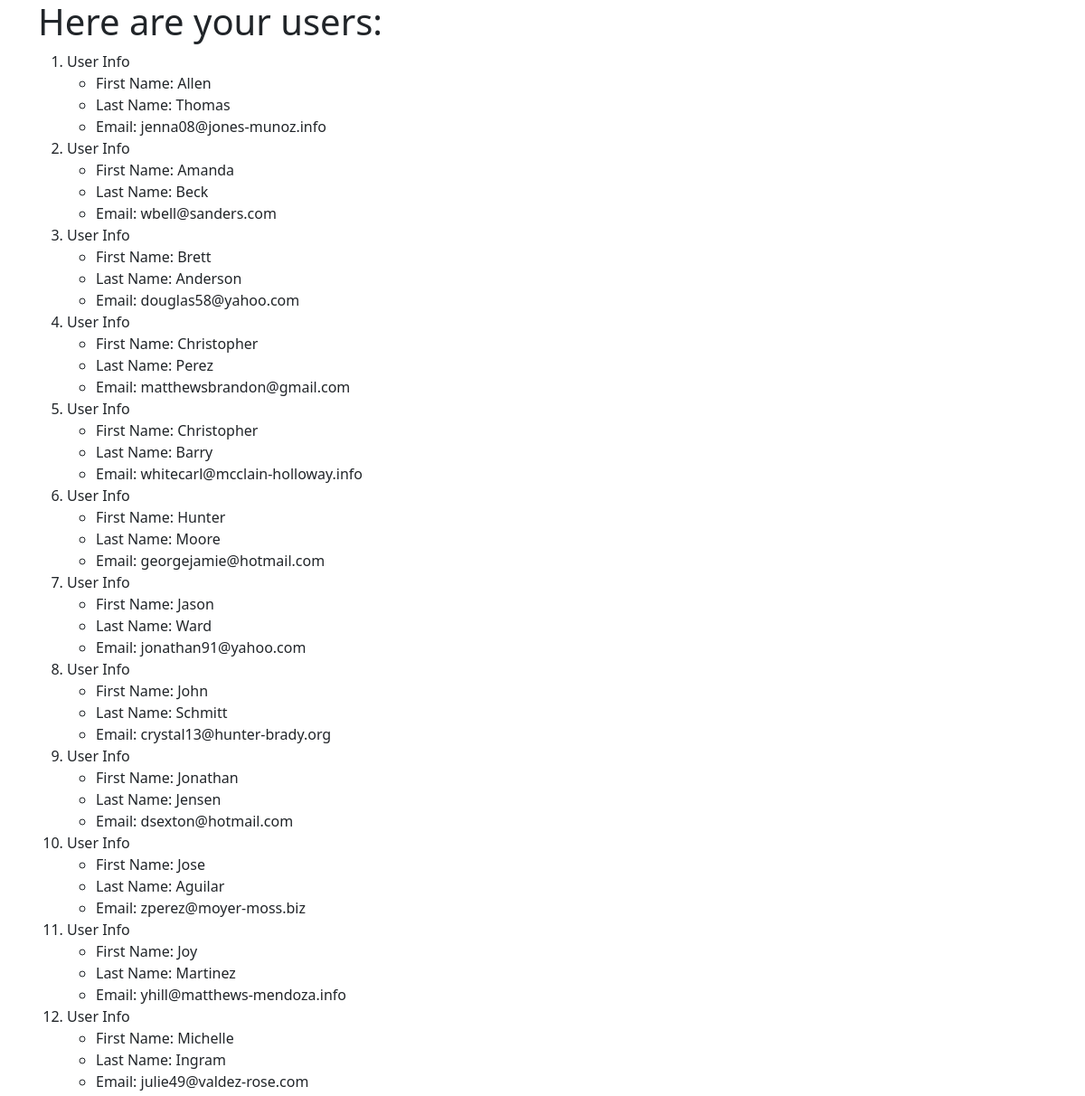
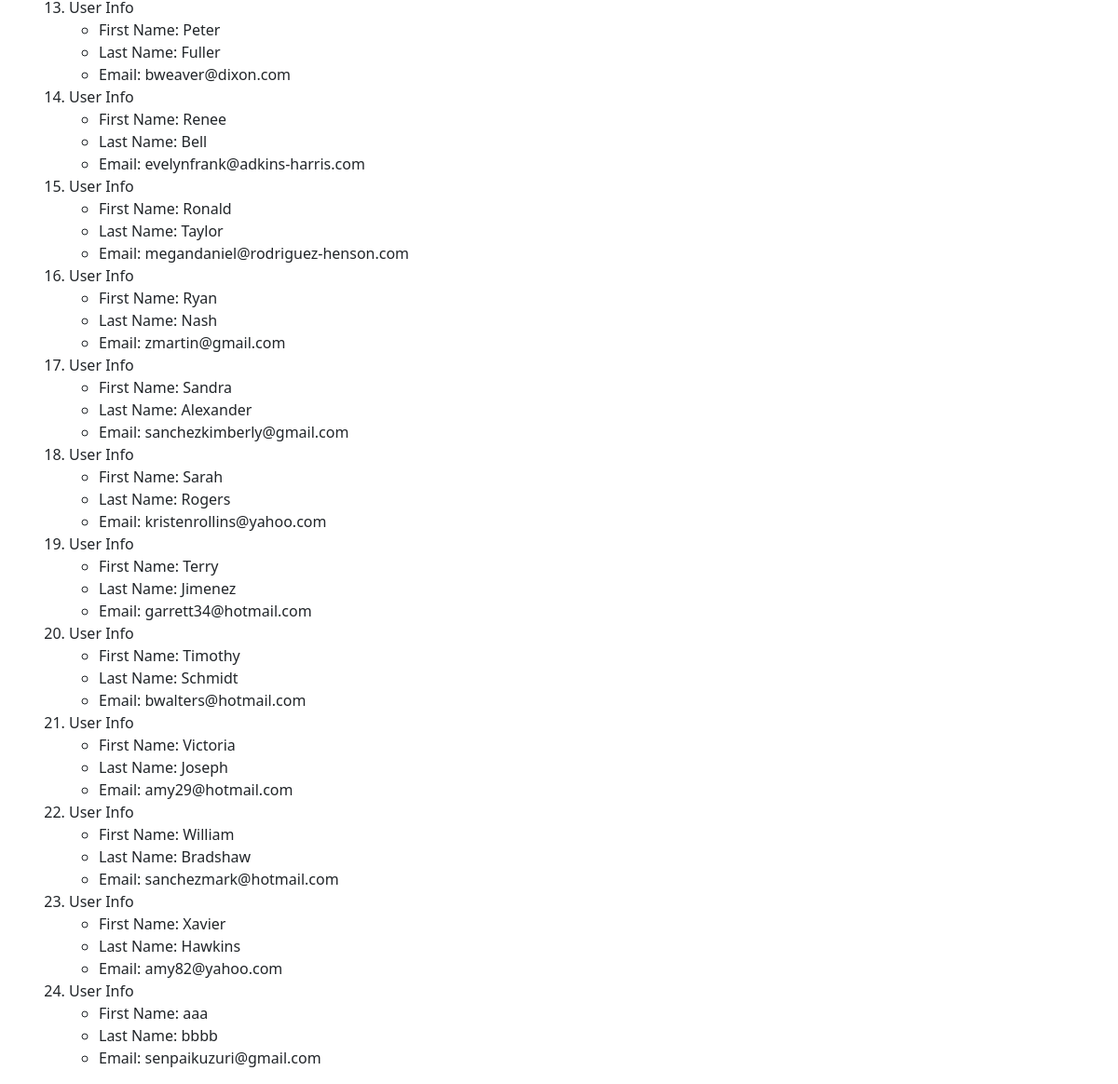
/users/, run on the app's committed database (2 pictures, top to bottom).
### appTwo/models.py (models this page shows)
class User(models.Model):
    first_name = models.CharField(max_length=128)
    last_name = models.CharField(max_length=128)
    email = models.EmailField(max_length=254,unique=True)

### appTwo/views.py (the view)
# urls.py: path('users/',include('appTwo.urls')),
def users(request):
    user_list = User.objects.order_by('first_name')
    user_dict = {"users":user_list}
    return render(request,'apptwo/users.html',context=user_dict)

### templates/appTwo/users.html (shortened to what this page needs)
<!DOCTYPE html>
<html>
  <head>
    <link href="https://cdn.jsdelivr.net/npm/bootstrap@5.1.3/dist/css/bootstrap.min.css" rel="stylesheet">
  </head>
  <body>
    <div class = "container">
      <h1>Here are your users:</h1>
      {% if users%}
      <ol>
        {% for person in users %}
        <li>User Info</li>
          <ul>
            <li>First Name: {{person.first_name}}</li>
            <li>Last Name: {{person.last_name}}</li>
            <li>Email: {{person.email}}</li>
          </ul>
          {% endfor %}
      </ol>
      {% endif %}
    </div>
  </body>
</html>

### data on the page
User: first_name "Allen", last_name "Thomas", email "jenna08@jones-munoz.info"
User: first_name "Amanda", last_name "Beck", email "wbell@sanders.com"
User: first_name "Brett", last_name "Anderson", email "douglas58@yahoo.com"
User: first_name "Christopher", last_name "Perez", email "matthewsbrandon@gmail.com"
User: first_name "Christopher", last_name "Barry", email "whitecarl@mcclain-holloway.info"
User: first_name "Hunter", last_name "Moore", email "georgejamie@hotmail.com"
User: first_name "Jason", last_name "Ward", email "jonathan91@yahoo.com"
User: first_name "John", last_name "Schmitt", email "crystal13@hunter-brady.org"
User: first_name "Jonathan", last_name "Jensen", email "dsexton@hotmail.com"
User: first_name "Jose", last_name "Aguilar", email "zperez@moyer-moss.biz"
User: first_name "Joy", last_name "Martinez", email "yhill@matthews-mendoza.info"
User: first_name "Michelle", last_name "Ingram", email "julie49@valdez-rose.com"
User: first_name "Peter", last_name "Fuller", email "bweaver@dixon.com"
User: first_name "Renee", last_name "Bell", email "evelynfrank@adkins-harris.com"
User: first_name "Ronald", last_name "Taylor", email "megandaniel@rodriguez-henson.com"
User: first_name "Ryan", last_name "Nash", email "zmartin@gmail.com"
User: first_name "Sandra", last_name "Alexander", email "sanchezkimberly@gmail.com"
User: first_name "Sarah", last_name "Rogers", email "kristenrollins@yahoo.com"
User: first_name "Terry", last_name "Jimenez", email "garrett34@hotmail.com"
User: first_name "Timothy", last_name "Schmidt", email "bwalters@hotmail.com"
User: first_name "Victoria", last_name "Joseph", email "amy29@hotmail.com"
User: first_name "William", last_name "Bradshaw", email "sanchezmark@hotmail.com"
User: first_name "Xavier", last_name "Hawkins", email "amy82@yahoo.com"
User: first_name "aaa", last_name "bbbb", email "senpaikuzuri@gmail.com"
